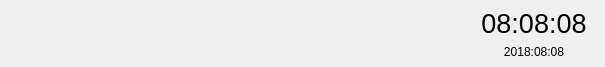
<?xml version="1.0" encoding="UTF-8"?>
<ui version="4.0">
 <class>BottomBar</class>
 <widget class="QWidget" name="BottomBar">
  <property name="geometry">
   <rect>
    <x>0</x>
    <y>0</y>
    <width>605</width>
    <height>67</height>
   </rect>
  </property>
  <property name="windowTitle">
   <string>Form</string>
  </property>
  <property name="styleSheet">
   <string notr="true">QToolButton:disabled
{
    background-color: transparent;
}</string>
  </property>
  <layout class="QGridLayout" name="gridLayout">
   <property name="leftMargin">
    <number>0</number>
   </property>
   <property name="topMargin">
    <number>0</number>
   </property>
   <property name="rightMargin">
    <number>0</number>
   </property>
   <property name="bottomMargin">
    <number>0</number>
   </property>
   <item row="0" column="0">
    <widget class="QWidget" name="widget_background" native="true">
     <layout class="QHBoxLayout" name="horizontalLayout">
      <property name="spacing">
       <number>0</number>
      </property>
      <property name="leftMargin">
       <number>0</number>
      </property>
      <property name="topMargin">
       <number>0</number>
      </property>
      <property name="rightMargin">
       <number>1</number>
      </property>
      <property name="bottomMargin">
       <number>0</number>
      </property>
      <item>
       <widget class="MyToolButton" name="toolButton_lock">
        <property name="sizePolicy">
         <sizepolicy hsizetype="Fixed" vsizetype="Expanding">
          <horstretch>0</horstretch>
          <verstretch>0</verstretch>
         </sizepolicy>
        </property>
        <property name="styleSheet">
         <string notr="true">QToolButton
{
border: 0px;
image: url(:/bottombar/bottombar/unlock.png);
}
QToolButton:checked
{
border: 0px;
image: url(:/bottombar/bottombar/lock.png);
}</string>
        </property>
        <property name="text">
         <string/>
        </property>
        <property name="iconSize">
         <size>
          <width>48</width>
          <height>48</height>
         </size>
        </property>
        <property name="checkable">
         <bool>true</bool>
        </property>
       </widget>
      </item>
      <item>
       <widget class="QWidget" name="widget_barContent" native="true">
        <layout class="QGridLayout" name="gridLayout_bar">
         <property name="topMargin">
          <number>0</number>
         </property>
         <property name="rightMargin">
          <number>0</number>
         </property>
         <property name="bottomMargin">
          <number>0</number>
         </property>
        </layout>
       </widget>
      </item>
      <item>
       <widget class="QWidget" name="widget_time" native="true">
        <property name="minimumSize">
         <size>
          <width>140</width>
          <height>0</height>
         </size>
        </property>
        <property name="maximumSize">
         <size>
          <width>140</width>
          <height>16777215</height>
         </size>
        </property>
        <layout class="QVBoxLayout" name="verticalLayout">
         <property name="leftMargin">
          <number>0</number>
         </property>
         <property name="topMargin">
          <number>0</number>
         </property>
         <property name="rightMargin">
          <number>0</number>
         </property>
         <property name="bottomMargin">
          <number>0</number>
         </property>
         <item>
          <spacer name="verticalSpacer">
           <property name="orientation">
            <enum>Qt::Vertical</enum>
           </property>
           <property name="sizeHint" stdset="0">
            <size>
             <width>20</width>
             <height>40</height>
            </size>
           </property>
          </spacer>
         </item>
         <item>
          <widget class="QLabel" name="label_time">
           <property name="styleSheet">
            <string notr="true">font: 20pt;</string>
           </property>
           <property name="text">
            <string>08:08:08</string>
           </property>
           <property name="alignment">
            <set>Qt::AlignBottom|Qt::AlignHCenter</set>
           </property>
          </widget>
         </item>
         <item>
          <widget class="QLabel" name="label_date">
           <property name="text">
            <string>2018:08:08</string>
           </property>
           <property name="alignment">
            <set>Qt::AlignHCenter|Qt::AlignTop</set>
           </property>
          </widget>
         </item>
         <item>
          <spacer name="verticalSpacer_2">
           <property name="orientation">
            <enum>Qt::Vertical</enum>
           </property>
           <property name="sizeHint" stdset="0">
            <size>
             <width>20</width>
             <height>40</height>
            </size>
           </property>
          </spacer>
         </item>
        </layout>
       </widget>
      </item>
     </layout>
    </widget>
   </item>
  </layout>
 </widget>
 <customwidgets>
  <customwidget>
   <class>MyToolButton</class>
   <extends>QToolButton</extends>
   <header>mytoolbutton.h</header>
  </customwidget>
 </customwidgets>
 <resources/>
 <connections/>
</ui>
